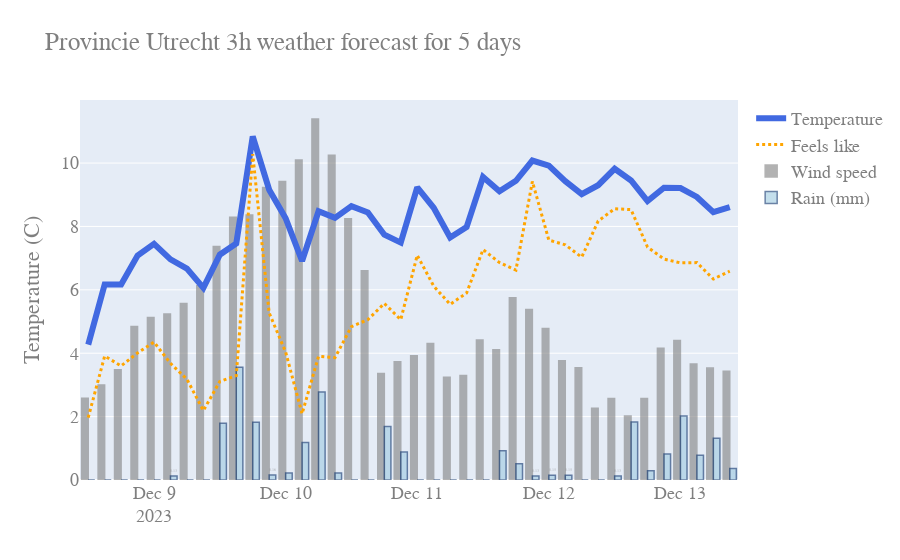

Write notebook code for a chart like this one.
### Code cell
fig.update_layout(
    title="{} 3h weather forecast for 5 days".format(city),
    yaxis_title="Temperature (C)",
    font=dict(
        family="Arial",
        size=18,
        color="#7f7f7f"
    )
)
